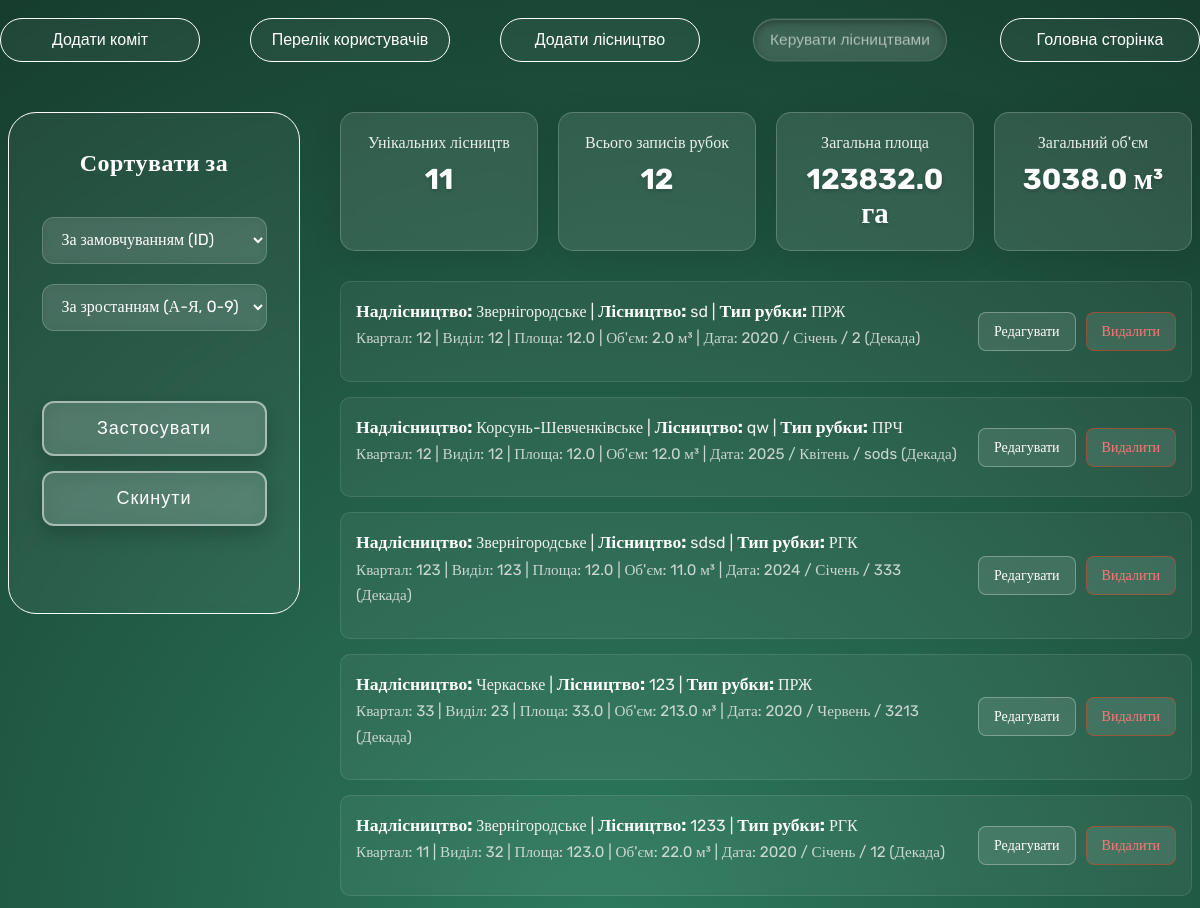
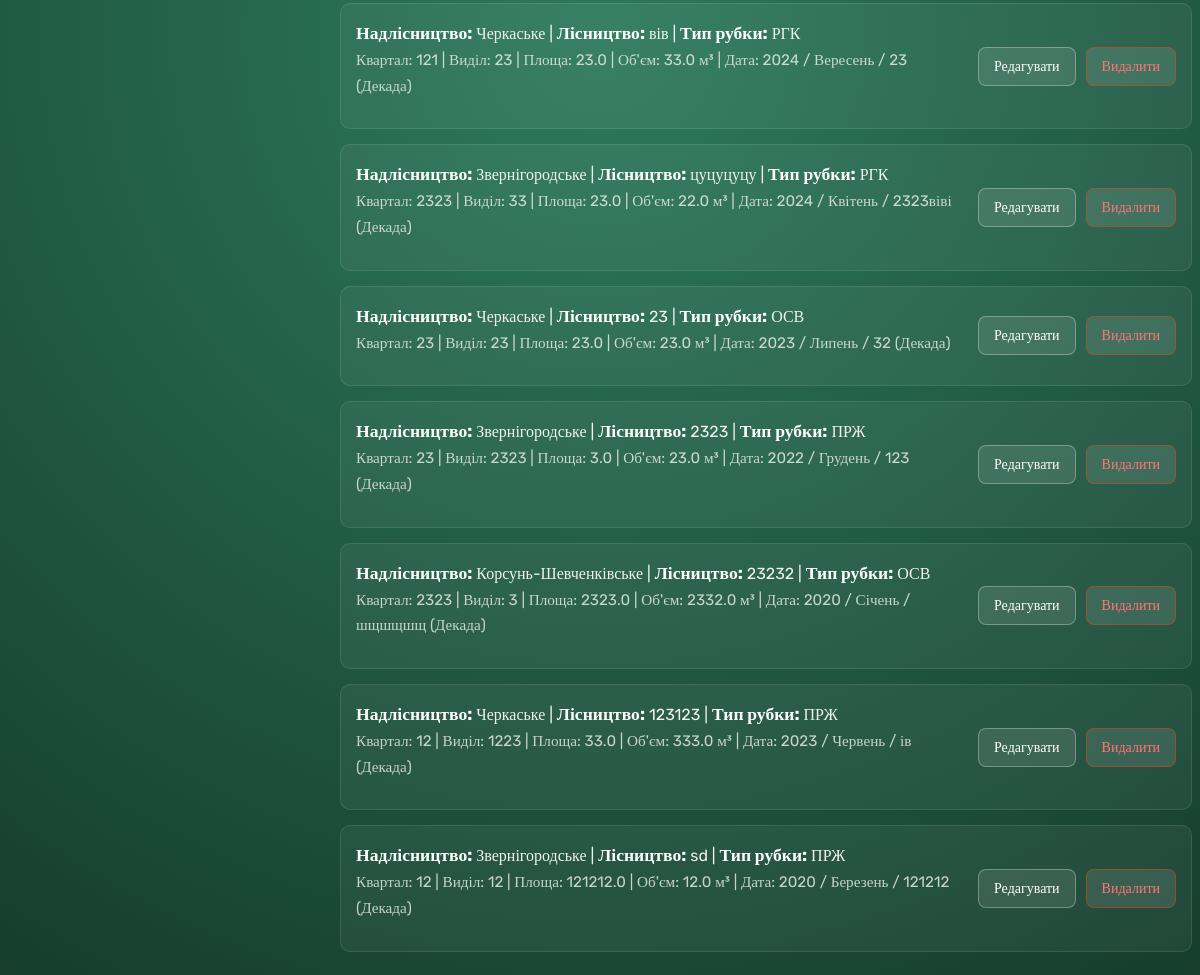
The page /change (signed in) on the database its author committed (2 pictures, top to bottom).
### DB.py (models this page shows)
class Forest(db.Model):
    id = db.Column(db.Integer, primary_key=True)
    mainForest = db.Column(db.String(100), nullable=False)
    forest = db.Column(db.String(100), nullable=False)
    typeCutting = db.Column(db.String(100), nullable=False)
    quarter = db.Column(db.String(100), nullable=False)
    department = db.Column(db.String(100), nullable=False)
    area = db.Column(db.Float, nullable=False)
    volumeForestManagement = db.Column(db.Float, nullable=False)
    month = db.Column(db.String(50), nullable=False)
    decade = db.Column(db.String(50), nullable=False)
    year = db.Column(db.Integer, nullable=False)

### app.py (the view)
@app.route('/change', methods=['POST', 'GET'])
@login_required
@admin_required
def change():
    sort_by = request.args.get('sort', 'id')
    order = request.args.get('order', 'asc')
    valid_columns = [
        'id', 'mainForest', 'forest', 'typeCutting', 'quarter',
        'department', 'area', 'volumeForestManagement', 'month', 'decade', 'year'
    ]
    if sort_by in valid_columns:
        column = getattr(Forest, sort_by)
        if order == 'desc':
            all_forests = Forest.query.order_by(column.desc()).all()
        else:
            all_forests = Forest.query.order_by(column.asc()).all()
    else:
        all_forests = Forest.query.all()
    total_cuttings = Forest.query.count()
    unique_forests = db.session.query(func.count(func.distinct(Forest.forest))).scalar()
    total_area = db.session.query(func.sum(Forest.area)).scalar()
    total_area = round(total_area, 2) if total_area else 0.0
    total_volume = db.session.query(func.sum(Forest.volumeForestManagement)).scalar()
    total_volume = round(total_volume, 2) if total_volume else 0.0
    return render_template('change.html',
                           forests=all_forests,
                           total_cuttings=total_cuttings,
                           unique_forests=unique_forests,
                           total_area=total_area,
                           total_volume=total_volume)

### app.py (called while the page is built)
@login_manager.user_loader
def load_user(user_id):
    return User.query.get(int(user_id))

### templates/change.html (shortened to what this page needs)
<!DOCTYPE html>
<html lang="en">
<head>
    <link rel="stylesheet" href="{{ url_for('static', filename='styles/admin-style.css') }}">
    <link rel="stylesheet" href="{{ url_for('static', filename='styles/btn-style.css') }}">
</head>
<body style="background: radial-gradient(circle at center, #2d7a5e 0%, #163d2e 100%);">
    <header>
        <a style="text-decoration: none;" href="{{ url_for('comits')}}"><button class="glass-button-white">Додати коміт</button></a>
        <a style="text-decoration: none;" href="{{ url_for('all_users') }}"><button class="glass-button-white">Перелік користувачів</button></a>
        <a style="text-decoration: none;" href="{{ url_for('admin') }}"><button class="glass-button-white">Додати лісництво</button></a>
        <a style="text-decoration: none;" href="{{ url_for('change') }}"><button class="glass-button-white active">Керувати лісництвами</button></a>
        <a style="text-decoration: none;" href="{{ url_for('main') }}"><button class="glass-button-white">Головна сторінка</button></a>
    </header>
    <div style="display: flex; justify-content: center; width: 100%; gap: 40px; padding: 0px;">
        <div class="input-box" style="height: 450px; padding-bottom: 30px; margin-top: 50px; position: sticky; top: 100px; min-width: 250px;">
            <h1 style="color: white; text-align: center;">Сортувати за</h1>
            <form style="display: flex; flex-direction: column; align-items: center; margin-top: 20px;" action="{{ url_for('change') }}" method="GET">
                <div style="display: flex; flex-direction: column; align-items: center; justify-content: center; gap: 20px; width: 100%;">
                    <select name="sort" id="sort" class="input-box" style="width: 90%;">
                        <option value="id" {% if request.args.get('sort') == 'id' %}selected{% endif %}>За замовчуванням (ID)</option>
                    </select>
                    <select name="order" id="order" class="input-box" style="width: 90%;">
                        <option value="asc" {% if request.args.get('order') == 'asc' %}selected{% endif %}>За зростанням (А-Я, 0-9)</option>
                    </select>
                </div>
                <div style="display: flex; flex-direction: column; gap: 15px; margin-top: 30px; width: 90%;">
                    <button type="submit" class="submit-btn" style="width: 100%;">Застосувати</button>
                    <a href="{{ url_for('change') }}" style="width: 100%;"><button type="button" class="submit-btn" style="width: 100%;">Скинути</button></a>
                </div>
            </form>
        </div>
        <main style="margin-top: 50px; flex-grow: 1; max-width: 1000px;">
            <div class="stats-container">
                <div class="glass-stat-card">
                    <h3>Унікальних лісництв</h3>
                    <div class="stat-value">{{ unique_forests }}</div>
                </div>
                <div class="glass-stat-card">
                    <h3>Всього записів рубок</h3>
                    <div class="stat-value">{{ total_cuttings }}</div>
                </div>
                <div class="glass-stat-card">
                    <h3>Загальна площа</h3>
                    <div class="stat-value">{{ total_area }} га</div>
                </div>
                <div class="glass-stat-card">
                    <h3>Загальний об'єм</h3>
                    <div class="stat-value">{{ total_volume }} м³</div>
                </div>
            </div>
            {% for forest in forests %}
            <div class="forest-item text-light" style="background: rgba(255, 255, 255, 0.05); border: 1px solid rgba(255, 255, 255, 0.1); border-radius: 10px; padding: 15px; margin-bottom: 15px;">
                <p style="margin-top: 0; margin-bottom: 15px;">
                    <strong>Надлісництво:</strong> {{ forest.mainForest }} |
                    <strong>Лісництво:</strong> {{ forest.forest }} |
                    <strong>Тип рубки:</strong> {{ forest.typeCutting }} <br>
                    <span style="opacity: 0.8; font-size: 0.95em;">
                        Квартал: {{ forest.quarter }} | Виділ: {{ forest.department }} |
                        Площа: {{ forest.area }} | Об'єм: {{ forest.volumeForestManagement }} м³ |
                        Дата: {{ forest.year }} / {{ forest.month }} / {{ forest.decade }} (Декада)
                    </span>
                </p>
                <div style="display: flex; gap: 10px;">
                    <form action="{{ url_for('edit', id=forest.id) }}" method="GET" style="margin: 0;">
                        <input type="submit" value="Редагувати" class="action-btn">
                    </form>
                    <form action="{{ url_for('delete', id=forest.id) }}" method="POST" style="margin: 0;">
                        <input type="submit" value="Видалити" onclick="return confirm('Ви впевнені?')" class="action-btn delete-btn">
                    </form>
                </div>
            </div>
            {% endfor %}
        </main>
    </div>
</body>
</html>

### static/styles/admin-style.css (style rules this page uses)
body { font-family: "Rubik"; }
header { top: 0px; position: sticky; display: flex; justify-content: center; gap: 50px; z-index: 200; }
h1 { font-size: 24px; color: #fff; margin-bottom: 10px; letter-spacing: 0.5px; }
form { margin-top: 80px; display: flex; justify-content: center; gap: 40px; }
.forest-item { display: flex; justify-content: space-between; align-items: center; gap: 20px; }
.input-box { display: flex; flex-direction: column; gap: 10px; padding: 20px; background: rgba(255, 255, 255, 0.05); backdrop-filter: blur(5px); -webkit-backdrop-filter: blur(5px); border: 1px solid rgb(255, 255, 255); color: #fff; border-radius: 28px; font-size: 16px; font-weight: 400; }
.input-box input, .input-box select { width: 100%; box-sizing: border-box; padding: 12px 15px; background: rgba(255, 255, 255, 0.1); border: 1px solid rgba(255, 255, 255, 0.2); border-radius: 12px; color: #ffffff; font-size: 16px; font-family: inherit; outline: none; transition: all 0.3s ease; }
.input-box select option { background-color: #163d2e; color: #ffffff; }
.action-btn { width: 100%; padding: 10px 15px; border-radius: 8px; border: 1px solid rgba(255, 255, 255, 0.3); background: rgba(255, 255, 255, 0.1); color: white; cursor: pointer; transition: all 0.3s ease; font-family: inherit; font-size: 14px; }
.delete-btn { border-color: rgba(232, 65, 24, 0.5); color: #ff7675; }
.stats-container { display: flex; gap: 20px; margin-bottom: 30px; width: 100%; }
.glass-stat-card { background: rgba(255, 255, 255, 0.1); backdrop-filter: blur(12px); -webkit-backdrop-filter: blur(12px); border: 1px solid rgba(255, 255, 255, 0.2); border-radius: 15px; padding: 20px; box-shadow: 0 4px 30px rgba(0, 0, 0, 0.1); color: #ffffff; text-align: center; flex: 1; min-width: 200px; }
.glass-stat-card h3 { margin: 0 0 10px 0; font-size: 1.1rem; font-weight: normal; opacity: 0.9; }
.glass-stat-card .stat-value { font-size: 2.2rem; font-weight: bold; text-shadow: 0 2px 4px rgba(0,0,0,0.2); }
.text-light { color: #f1f1f1; line-height: 1.6; }
.text-light strong { color: #ffffff; font-size: 1.1em; }

### static/styles/btn-style.css (style rules this page uses)
.glass-button-white { display: flex; align-items: center; justify-content: center; gap: 10px; width: 200px; padding: 12px; margin-top: 10px; background: rgba(255, 255, 255, 0.05); backdrop-filter: blur(5px); -webkit-backdrop-filter: blur(5px); border: 1px solid rgb(255, 255, 255); color: #fff; border-radius: 28px; font-size: 16px; font-weight: 400; cursor: pointer; transition: all 0.3s ease; }
.active { transform: scale(0.97); background: rgba(255, 255, 255, 0.15); color: rgba(255, 255, 255, 0.6); border-color: rgba(255, 255, 255, 0.2); box-shadow: inset 0 3px 8px rgba(0, 0, 0, 0.3); cursor: default; pointer-events: none; }
.submit-btn { width: 200px; background: rgba(255, 255, 255, 0.15); border: 2px solid rgba(255, 255, 255, 0.5); color: #ffffff; padding: 15px 40px; font-size: 18px; font-weight: 400; letter-spacing: 1px; border-radius: 12px; backdrop-filter: blur(10px); -webkit-backdrop-filter: blur(10px); cursor: pointer; transition: all 0.3s ease; box-shadow: 0 8px 20px rgba(0, 0, 0, 0.2); }
.action-btn { width: 100%; padding: 10px 15px; border-radius: 8px; border: 1px solid rgba(255, 255, 255, 0.3); background: rgba(255, 255, 255, 0.1); color: white; cursor: pointer; transition: all 0.3s ease; font-family: inherit; font-size: 14px; }
.delete-btn { border-color: rgba(232, 65, 24, 0.5); color: #ff7675; }

### templates/change.html (style rules this page uses)
.stats-container { display: flex; flex-wrap: wrap; gap: 20px; margin-bottom: 30px; width: 100%; }
.glass-stat-card { background: rgba(255, 255, 255, 0.1); backdrop-filter: blur(12px); -webkit-backdrop-filter: blur(12px); border: 1px solid rgba(255, 255, 255, 0.2); border-radius: 15px; padding: 20px; box-shadow: 0 4px 30px rgba(0, 0, 0, 0.1); color: #ffffff; text-align: center; flex: 1; min-width: 100px; }
.glass-stat-card h3 { margin: 0 0 10px 0; font-size: 1rem; font-weight: normal; opacity: 0.9; }
.glass-stat-card .stat-value { font-size: 1.8rem; font-weight: bold; text-shadow: 0 2px 4px rgba(0,0,0,0.2); }
.text-light { color: #f1f1f1; line-height: 1.6; }
.text-light strong { color: #ffffff; }

### rows shown on the page
Forest: mainForest "Звернігородське", forest "sd", typeCutting "ПРЖ", quarter "12", department "12", area "12.0", volumeForestManagement "2.0", year "2020", month "Січень", decade "2"
Forest: mainForest "Корсунь-Шевченківське", forest "qw", typeCutting "ПРЧ", quarter "12", department "12", area "12.0", volumeForestManagement "12.0", year "2025", month "Квітень", decade "sods"
Forest: mainForest "Звернігородське", forest "sdsd", typeCutting "РГК", quarter "123", department "123", area "12.0", volumeForestManagement "11.0", year "2024", month "Січень", decade "333"
Forest: mainForest "Черкаське", forest "123", typeCutting "ПРЖ", quarter "33", department "23", area "33.0", volumeForestManagement "213.0", year "2020", month "Червень", decade "3213"
Forest: mainForest "Звернігородське", forest "1233", typeCutting "РГК", quarter "11", department "32", area "123.0", volumeForestManagement "22.0", year "2020", month "Січень", decade "12"
Forest: mainForest "Черкаське", forest "вів", typeCutting "РГК", quarter "121", department "23", area "23.0", volumeForestManagement "33.0", year "2024", month "Вересень", decade "23"
Forest: mainForest "Звернігородське", forest "цуцуцуцу", typeCutting "РГК", quarter "2323", department "33", area "23.0", volumeForestManagement "22.0", year "2024", month "Квітень", decade "2323віві"
Forest: mainForest "Черкаське", forest "23", typeCutting "ОСВ", quarter "23", department "23", area "23.0", volumeForestManagement "23.0", year "2023", month "Липень", decade "32"
Forest: mainForest "Звернігородське", forest "2323", typeCutting "ПРЖ", quarter "23", department "2323", area "3.0", volumeForestManagement "23.0", year "2022", month "Грудень", decade "123"
Forest: mainForest "Корсунь-Шевченківське", forest "23232", typeCutting "ОСВ", quarter "2323", department "3", area "2323.0", volumeForestManagement "2332.0", year "2020", month "Січень", decade "шщшщшщ"
Forest: mainForest "Черкаське", forest "123123", typeCutting "ПРЖ", quarter "12", department "1223", area "33.0", volumeForestManagement "333.0", year "2023", month "Червень", decade "ів"
Forest: mainForest "Звернігородське", forest "sd", typeCutting "ПРЖ", quarter "12", department "12", area "121212.0", volumeForestManagement "12.0", year "2020", month "Березень", decade "121212"

### other values the page prints
{{ unique_forests }} "11"
{{ total_cuttings }} "12"
{{ total_area }} "123832.0"
{{ total_volume }} "3038.0"
